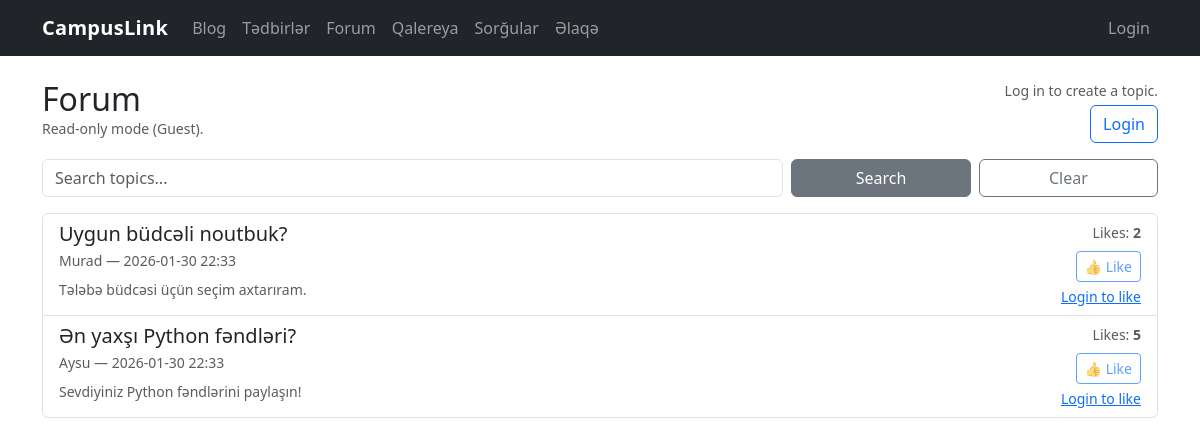
The app's page /forum/ with its own data.
### tables this page shows
CREATE TABLE forum_topics (
            id INTEGER PRIMARY KEY AUTOINCREMENT,
            title TEXT NOT NULL,
            author TEXT NOT NULL,
            content TEXT NOT NULL,
            created_at TEXT NOT NULL,
            is_pinned INTEGER NOT NULL DEFAULT 0,
            likes INTEGER NOT NULL DEFAULT 0
        , pinned INTEGER NOT NULL DEFAULT 0);

### forum.py (the view)
@bp.route("/")
def list_topics():
    q = (request.args.get("q") or "").strip()
    where = []
    params = []
    if q:
        where.append("(title LIKE ? COLLATE NOCASE OR content LIKE ? COLLATE NOCASE)")
        like = f"%{q}%"
        params.extend([like, like])
    where_sql = f"WHERE {' AND '.join(where)}" if where else ""
    sql = f"""
        SELECT *
        FROM forum_topics
        {where_sql}
        ORDER BY pinned DESC, created_at DESC
    """
    db = get_db()
    topics = db.execute(sql, params).fetchall()
    topic_ids = [t["id"] for t in topics]
    reactions_by_topic = {}
    if topic_ids:
        placeholders = ",".join(["?"] * len(topic_ids))
        rx_rows = db.execute(
            f"SELECT id, topic_id, emoji FROM forum_topic_reactions WHERE topic_id IN ({placeholders}) ORDER BY id ASC",
            topic_ids,
        ).fetchall()
        for r in rx_rows:
            reactions_by_topic.setdefault(r["topic_id"], []).append(r)
    return render_template(
        "forum/forum_list.html",
        topics=topics,
        q=q,
        is_admin=_is_admin(),
        is_logged_in=_is_logged_in(),
        reactions_by_topic=reactions_by_topic,
        allowed_emojis=ALLOWED_EMOJIS,
        next_url=request.full_path if request.query_string else request.path,
    )

### database.py (called while the page is built)
def get_db():
    if "db" not in g:
        g.db = sqlite3.connect(DB_PATH)
        g.db.row_factory = sqlite3.Row
    return g.db

### forum.py (called while the page is built, shortened)
def _current_user_display() -> str:
    role = session.get("role") or "guest"
    if role == "admin":
        return (session.get("admin_name") or session.get("user_name") or "Admin").strip() or "Admin"
    if role == "user":
        return (session.get("user_name") or "User").strip() or "User"
    return "Guest"

def _is_admin() -> bool:
    return (session.get("role") or "guest") == "admin"

def _is_logged_in() -> bool:
    return (session.get("role") or "guest") in ("user", "admin")

@bp.app_context_processor
def _inject_forum_auth():
    return {"forum_role": session.get("role") or "guest", "forum_name": _current_user_display()}

def ensure_forum_schema() -> None:
    global _schema_ready
    if _schema_ready:
        return

@bp.before_app_request
def _forum_schema_bootstrap():
    db = get_db()
    db.execute("PRAGMA foreign_keys = ON;")
    ensure_forum_schema()

### polls.py (called while the page is built)
@bp.before_app_request
def ensure_session():
    if "voter_id" not in session:
        session["voter_id"] = secrets.token_hex(8)
    return None

### templates/forum/forum_list.html (shortened to what this page needs)
{% extends "base.html" %}
{% block content %}
  <div class="d-flex justify-content-between align-items-start mb-3 gap-3">
    <div>
      <h2 class="mb-0">Forum</h2>
      {% if forum_role == "guest" %}
        <div class="text-muted small">Read-only mode (Guest).</div>
      {% elif forum_role == "admin" %}
        <div class="text-muted small">Admin: <strong>{{ forum_name }}</strong></div>
      {% else %}
        <div class="text-muted small">Hello, <strong>{{ forum_name }}</strong></div>
      {% endif %}
    </div>
    <div class="text-end">
      {% if is_logged_in %}
        <a href="{{ url_for('forum.new_topic') }}" class="btn btn-primary">New Topic</a>
      {% else %}
        <div class="small text-muted mb-1">Log in to create a topic.</div>
        <a href="{{ url_for('forum.login', next=request.full_path) }}" class="btn btn-outline-primary">Login</a>
      {% endif %}
    </div>
  </div>
  <form method="GET" action="/forum/" class="row g-2 mb-3">
    <div class="col-md-8">
      <input class="form-control" name="q" placeholder="Search topics..." value="{{ q or '' }}">
    </div>
    <div class="col-md-2">
      <button class="btn btn-secondary w-100" type="submit">Search</button>
    </div>
    <div class="col-md-2">
      <a class="btn btn-outline-secondary w-100" href="{{ url_for('forum.list_topics') }}">Clear</a>
    </div>
  </form>
  <div class="list-group">
    {% for t in topics %}
      {% set rx = reactions_by_topic.get(t['id'], []) %}
      <div class="list-group-item">
        <div class="d-flex justify-content-between align-items-start gap-3">
          <div class="flex-grow-1">
            <div class="d-flex align-items-center gap-2 flex-wrap">
              <a class="h5 mb-0 text-decoration-none" href="{{ url_for('forum.detail', topic_id=t['id']) }}">{{ t["title"] }}</a>
            </div>
            <div class="text-muted small mt-1">{{ t["author"] }} — {{ t["created_at"] }}</div>
            <div class="text-muted small mt-2">
              {{ (t["content"] or "")[:160] }}{% if (t["content"] or "")|length > 160 %}...{% endif %}
            </div>
          </div>
          <div class="text-end">
            <div class="small text-muted mb-2">Likes: <strong>{{ t["likes"] }}</strong></div>
            {% if is_logged_in %}
              <form method="POST" action="/forum/like/{{ t['id'] }}" class="d-inline">
                <input type="hidden" name="next" value="{{ request.full_path }}">
                <button class="btn btn-sm btn-outline-primary" type="submit">👍 Like</button>
              </form>
            {% else %}
              <button class="btn btn-sm btn-outline-primary" type="button" disabled>👍 Like</button>
              <div class="small text-muted mt-1"><a href="{{ url_for('forum.login', next=request.full_path) }}">Login to like</a></div>
            {% endif %}
          </div>
        </div>
      </div>
    {% else %}
      <div class="alert alert-info mb-0">No topics yet.</div>
    {% endfor %}
  </div>
{% endblock %}

### static/style.css (style rules this page uses)
body { font-family: system-ui, -apple-system, "Segoe UI", Roboto, Ubuntu, "Helvetica Neue", Arial, "Noto Sans", "Apple Color Emoji", "Segoe UI Emoji"; }

### records on screen
forum_topics: title "Uygun büdcəli noutbuk?", author "Murad", created_at "2026-01-30 22:33", content "Tələbə büdcəsi üçün seçim axtarıram.", likes "2"
forum_topics: title "Ən yaxşı Python fəndləri?", author "Aysu", created_at "2026-01-30 22:33", content "Sevdiyiniz Python fəndlərini paylaşın!", likes "5"
